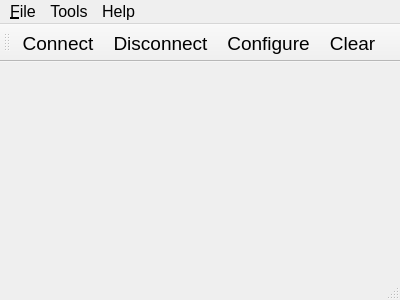
<?xml version="1.0" encoding="UTF-8"?>
<ui version="4.0">
 <class>MainWindow</class>
 <widget class="QMainWindow" name="MainWindow">
  <property name="geometry">
   <rect>
    <x>0</x>
    <y>0</y>
    <width>400</width>
    <height>300</height>
   </rect>
  </property>
  <property name="font">
   <font>
    <pointsize>14</pointsize>
   </font>
  </property>
  <property name="windowTitle">
   <string>Simple Terminal</string>
  </property>
  <widget class="QWidget" name="centralWidget">
   <layout class="QVBoxLayout" name="verticalLayout"/>
  </widget>
  <widget class="QMenuBar" name="menuBar">
   <property name="geometry">
    <rect>
     <x>0</x>
     <y>0</y>
     <width>400</width>
     <height>28</height>
    </rect>
   </property>
   <property name="font">
    <font>
     <pointsize>12</pointsize>
    </font>
   </property>
   <widget class="QMenu" name="menuCalls">
    <property name="title">
     <string>&amp;File</string>
    </property>
    <addaction name="actionOpen"/>
    <addaction name="actionSave"/>
    <addaction name="separator"/>
    <addaction name="actionConnect"/>
    <addaction name="actionDisconnect"/>
    <addaction name="separator"/>
    <addaction name="actionQuit"/>
   </widget>
   <widget class="QMenu" name="menuTools">
    <property name="title">
     <string>Tools</string>
    </property>
    <addaction name="actionConfigure"/>
    <addaction name="actionClear"/>
   </widget>
   <widget class="QMenu" name="menuHelp">
    <property name="title">
     <string>Help</string>
    </property>
    <addaction name="actionAbout"/>
    <addaction name="actionAboutQt"/>
   </widget>
   <addaction name="menuCalls"/>
   <addaction name="menuTools"/>
   <addaction name="menuHelp"/>
  </widget>
  <widget class="QToolBar" name="mainToolBar">
   <attribute name="toolBarArea">
    <enum>TopToolBarArea</enum>
   </attribute>
   <attribute name="toolBarBreak">
    <bool>false</bool>
   </attribute>
   <addaction name="actionConnect"/>
   <addaction name="actionDisconnect"/>
   <addaction name="actionConfigure"/>
   <addaction name="actionClear"/>
  </widget>
  <widget class="QStatusBar" name="statusBar"/>
  <action name="actionAbout">
   <property name="text">
    <string>&amp;About</string>
   </property>
   <property name="toolTip">
    <string>About program</string>
   </property>
   <property name="shortcut">
    <string>Alt+A</string>
   </property>
  </action>
  <action name="actionAboutQt">
   <property name="text">
    <string>About Qt</string>
   </property>
  </action>
  <action name="actionConnect">
   <property name="icon">
    <iconset resource="terminal.qrc">
     <normaloff>:/images/connect.png</normaloff>:/images/connect.png</iconset>
   </property>
   <property name="text">
    <string>&amp;Connect</string>
   </property>
   <property name="toolTip">
    <string>Connect to serial port</string>
   </property>
   <property name="shortcut">
    <string>Alt+C</string>
   </property>
  </action>
  <action name="actionDisconnect">
   <property name="icon">
    <iconset resource="terminal.qrc">
     <normaloff>:/images/disconnect.png</normaloff>:/images/disconnect.png</iconset>
   </property>
   <property name="text">
    <string>&amp;Disconnect</string>
   </property>
   <property name="toolTip">
    <string>Disconnect from serial port</string>
   </property>
   <property name="shortcut">
    <string>Alt+D</string>
   </property>
  </action>
  <action name="actionConfigure">
   <property name="icon">
    <iconset resource="terminal.qrc">
     <normaloff>:/images/settings.png</normaloff>:/images/settings.png</iconset>
   </property>
   <property name="text">
    <string>&amp;Configure</string>
   </property>
   <property name="toolTip">
    <string>Configure serial port</string>
   </property>
   <property name="shortcut">
    <string>Alt+T</string>
   </property>
  </action>
  <action name="actionClear">
   <property name="icon">
    <iconset resource="terminal.qrc">
     <normaloff>:/images/clear.png</normaloff>:/images/clear.png</iconset>
   </property>
   <property name="text">
    <string>Clea&amp;r</string>
   </property>
   <property name="toolTip">
    <string>Clear data</string>
   </property>
   <property name="shortcut">
    <string>Alt+L</string>
   </property>
  </action>
  <action name="actionQuit">
   <property name="icon">
    <iconset resource="terminal.qrc">
     <normaloff>:/images/application-exit.png</normaloff>:/images/application-exit.png</iconset>
   </property>
   <property name="text">
    <string>&amp;Quit</string>
   </property>
   <property name="shortcut">
    <string>Ctrl+Q</string>
   </property>
  </action>
  <action name="actionOpen">
   <property name="icon">
    <iconset resource="terminal.qrc">
     <normaloff>:/images/fileopen.png</normaloff>:/images/fileopen.png</iconset>
   </property>
   <property name="text">
    <string>&amp;Open</string>
   </property>
   <property name="toolTip">
    <string>Open file</string>
   </property>
   <property name="shortcut">
    <string>Ctrl+O</string>
   </property>
  </action>
  <action name="actionSave">
   <property name="icon">
    <iconset resource="terminal.qrc">
     <normaloff>:/images/filesave.png</normaloff>:/images/filesave.png</iconset>
   </property>
   <property name="text">
    <string>&amp;Save as...</string>
   </property>
   <property name="toolTip">
    <string>Save log data</string>
   </property>
   <property name="shortcut">
    <string>Ctrl+S</string>
   </property>
  </action>
 </widget>
 <layoutdefault spacing="6" margin="11"/>
 <resources>
  <include location="terminal.qrc"/>
 </resources>
 <connections/>
</ui>
